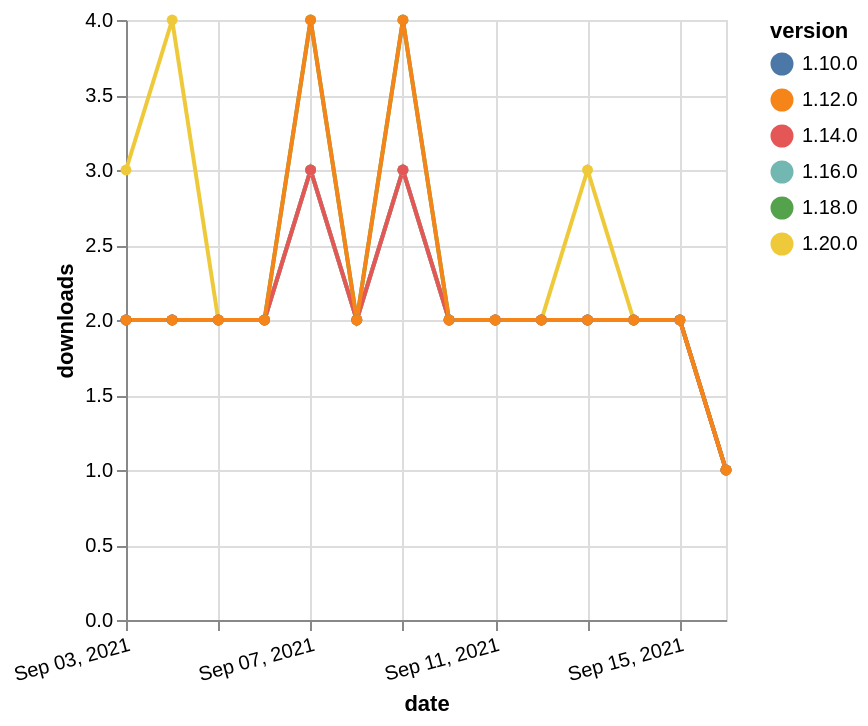

The specification (Vega-Lite) saved for this image:
### Vega-Lite specification from a JSON file in a GitHub repository (floating-point values rounded to 4 significant figures)
{"$schema": "https://vega.github.io/schema/vega-lite/v5.json", "description": "A simple bar chart with embedded data.", "data": {"values": [{"date": "2021-09-03", "total": 695, "delta": 2, "version": "1.18.0"}, {"date": "2021-09-04", "total": 697, "delta": 2, "version": "1.18.0"}, {"date": "2021-09-05", "total": 699, "delta": 2, "version": "1.18.0"}, {"date": "2021-09-06", "total": 701, "delta": 2, "version": "1.18.0"}, {"date": "2021-09-07", "total": 705, "delta": 4, "version": "1.18.0"}, {"date": "2021-09-08", "total": 707, "delta": 2, "version": "1.18.0"}, {"date": "2021-09-09", "total": 711, "delta": 4, "version": "1.18.0"}, {"date": "2021-09-10", "total": 713, "delta": 2, "version": "1.18.0"}, {"date": "2021-09-11", "total": 715, "delta": 2, "version": "1.18.0"}, {"date": "2021-09-12", "total": 717, "delta": 2, "version": "1.18.0"}, {"date": "2021-09-13", "total": 719, "delta": 2, "version": "1.18.0"}, {"date": "2021-09-14", "total": 721, "delta": 2, "version": "1.18.0"}, {"date": "2021-09-15", "total": 723, "delta": 2, "version": "1.18.0"}, {"date": "2021-09-16", "total": 724, "delta": 1, "version": "1.18.0"}, {"date": "2021-09-03", "total": 2067, "delta": 2, "version": "1.10.0"}, {"date": "2021-09-04", "total": 2069, "delta": 2, "version": "1.10.0"}, {"date": "2021-09-05", "total": 2071, "delta": 2, "version": "1.10.0"}, {"date": "2021-09-06", "total": 2073, "delta": 2, "version": "1.10.0"}, {"date": "2021-09-07", "total": 2076, "delta": 3, "version": "1.10.0"}, {"date": "2021-09-08", "total": 2078, "delta": 2, "version": "1.10.0"}, {"date": "2021-09-09", "total": 2081, "delta": 3, "version": "1.10.0"}, {"date": "2021-09-10", "total": 2083, "delta": 2, "version": "1.10.0"}, {"date": "2021-09-11", "total": 2085, "delta": 2, "version": "1.10.0"}, {"date": "2021-09-12", "total": 2087, "delta": 2, "version": "1.10.0"}, {"date": "2021-09-13", "total": 2089, "delta": 2, "version": "1.10.0"}, {"date": "2021-09-14", "total": 2091, "delta": 2, "version": "1.10.0"}, {"date": "2021-09-15", "total": 2093, "delta": 2, "version": "1.10.0"}, {"date": "2021-09-16", "total": 2094, "delta": 1, "version": "1.10.0"}, {"date": "2021-09-03", "total": 218, "delta": 3, "version": "1.20.0"}, {"date": "2021-09-04", "total": 222, "delta": 4, "version": "1.20.0"}, {"date": "2021-09-05", "total": 224, "delta": 2, "version": "1.20.0"}, {"date": "2021-09-06", "total": 226, "delta": 2, "version": "1.20.0"}, {"date": "2021-09-07", "total": 229, "delta": 3, "version": "1.20.0"}, {"date": "2021-09-08", "total": 231, "delta": 2, "version": "1.20.0"}, {"date": "2021-09-09", "total": 234, "delta": 3, "version": "1.20.0"}, {"date": "2021-09-10", "total": 236, "delta": 2, "version": "1.20.0"}, {"date": "2021-09-11", "total": 238, "delta": 2, "version": "1.20.0"}, {"date": "2021-09-12", "total": 240, "delta": 2, "version": "1.20.0"}, {"date": "2021-09-13", "total": 243, "delta": 3, "version": "1.20.0"}, {"date": "2021-09-14", "total": 245, "delta": 2, "version": "1.20.0"}, {"date": "2021-09-15", "total": 247, "delta": 2, "version": "1.20.0"}, {"date": "2021-09-16", "total": 248, "delta": 1, "version": "1.20.0"}, {"date": "2021-09-03", "total": 1000, "delta": 2, "version": "1.16.0"}, {"date": "2021-09-04", "total": 1002, "delta": 2, "version": "1.16.0"}, {"date": "2021-09-05", "total": 1004, "delta": 2, "version": "1.16.0"}, {"date": "2021-09-06", "total": 1006, "delta": 2, "version": "1.16.0"}, {"date": "2021-09-07", "total": 1009, "delta": 3, "version": "1.16.0"}, {"date": "2021-09-08", "total": 1011, "delta": 2, "version": "1.16.0"}, {"date": "2021-09-09", "total": 1014, "delta": 3, "version": "1.16.0"}, {"date": "2021-09-10", "total": 1016, "delta": 2, "version": "1.16.0"}, {"date": "2021-09-11", "total": 1018, "delta": 2, "version": "1.16.0"}, {"date": "2021-09-12", "total": 1020, "delta": 2, "version": "1.16.0"}, {"date": "2021-09-13", "total": 1022, "delta": 2, "version": "1.16.0"}, {"date": "2021-09-14", "total": 1024, "delta": 2, "version": "1.16.0"}, {"date": "2021-09-15", "total": 1026, "delta": 2, "version": "1.16.0"}, {"date": "2021-09-16", "total": 1027, "delta": 1, "version": "1.16.0"}, {"date": "2021-09-03", "total": 1482, "delta": 2, "version": "1.14.0"}, {"date": "2021-09-04", "total": 1484, "delta": 2, "version": "1.14.0"}, {"date": "2021-09-05", "total": 1486, "delta": 2, "version": "1.14.0"}, {"date": "2021-09-06", "total": 1488, "delta": 2, "version": "1.14.0"}, {"date": "2021-09-07", "total": 1491, "delta": 3, "version": "1.14.0"}, {"date": "2021-09-08", "total": 1493, "delta": 2, "version": "1.14.0"}, {"date": "2021-09-09", "total": 1496, "delta": 3, "version": "1.14.0"}, {"date": "2021-09-10", "total": 1498, "delta": 2, "version": "1.14.0"}, {"date": "2021-09-11", "total": 1500, "delta": 2, "version": "1.14.0"}, {"date": "2021-09-12", "total": 1502, "delta": 2, "version": "1.14.0"}, {"date": "2021-09-13", "total": 1504, "delta": 2, "version": "1.14.0"}, {"date": "2021-09-14", "total": 1506, "delta": 2, "version": "1.14.0"}, {"date": "2021-09-15", "total": 1508, "delta": 2, "version": "1.14.0"}, {"date": "2021-09-16", "total": 1509, "delta": 1, "version": "1.14.0"}, {"date": "2021-09-03", "total": 2025, "delta": 2, "version": "1.12.0"}, {"date": "2021-09-04", "total": 2027, "delta": 2, "version": "1.12.0"}, {"date": "2021-09-05", "total": 2029, "delta": 2, "version": "1.12.0"}, {"date": "2021-09-06", "total": 2031, "delta": 2, "version": "1.12.0"}, {"date": "2021-09-07", "total": 2035, "delta": 4, "version": "1.12.0"}, {"date": "2021-09-08", "total": 2037, "delta": 2, "version": "1.12.0"}, {"date": "2021-09-09", "total": 2041, "delta": 4, "version": "1.12.0"}, {"date": "2021-09-10", "total": 2043, "delta": 2, "version": "1.12.0"}, {"date": "2021-09-11", "total": 2045, "delta": 2, "version": "1.12.0"}, {"date": "2021-09-12", "total": 2047, "delta": 2, "version": "1.12.0"}, {"date": "2021-09-13", "total": 2049, "delta": 2, "version": "1.12.0"}, {"date": "2021-09-14", "total": 2051, "delta": 2, "version": "1.12.0"}, {"date": "2021-09-15", "total": 2053, "delta": 2, "version": "1.12.0"}, {"date": "2021-09-16", "total": 2054, "delta": 1, "version": "1.12.0"}]}, "width": "container", "mark": {"type": "line", "point": {"filled": true}}, "encoding": {"x": {"field": "date", "type": "temporal", "timeUnit": "yearmonthdate", "title": "date", "axis": {"labelAngle": -15}}, "y": {"field": "delta", "type": "quantitative", "title": "downloads"}, "color": {"field": "version", "type": "nominal"}, "tooltip": {"field": "delta"}}}
